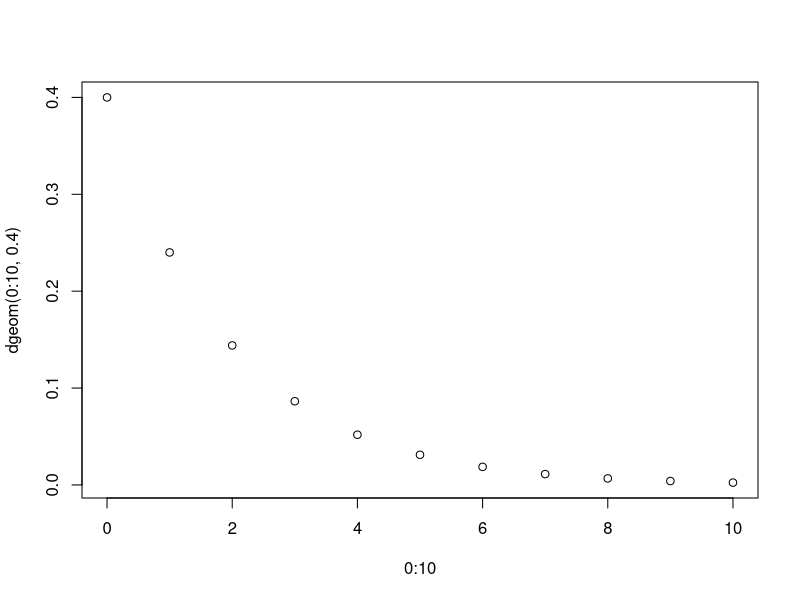
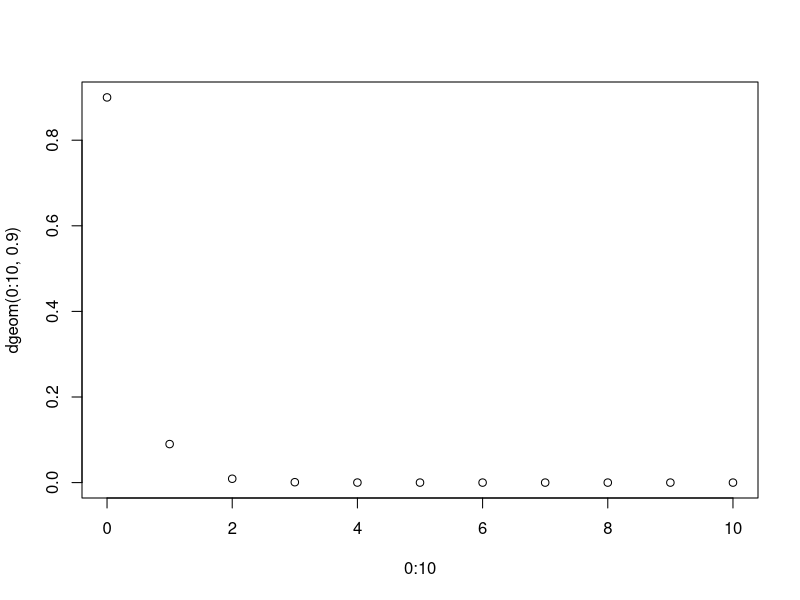
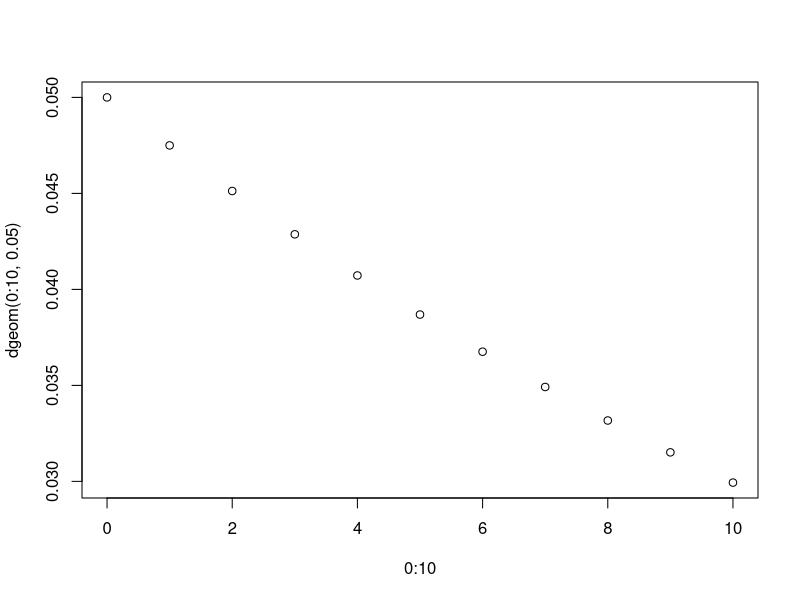
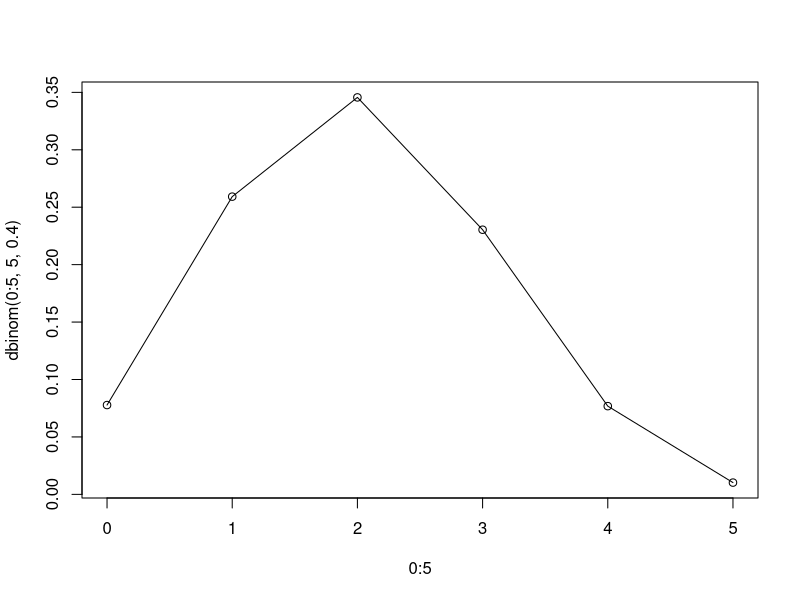
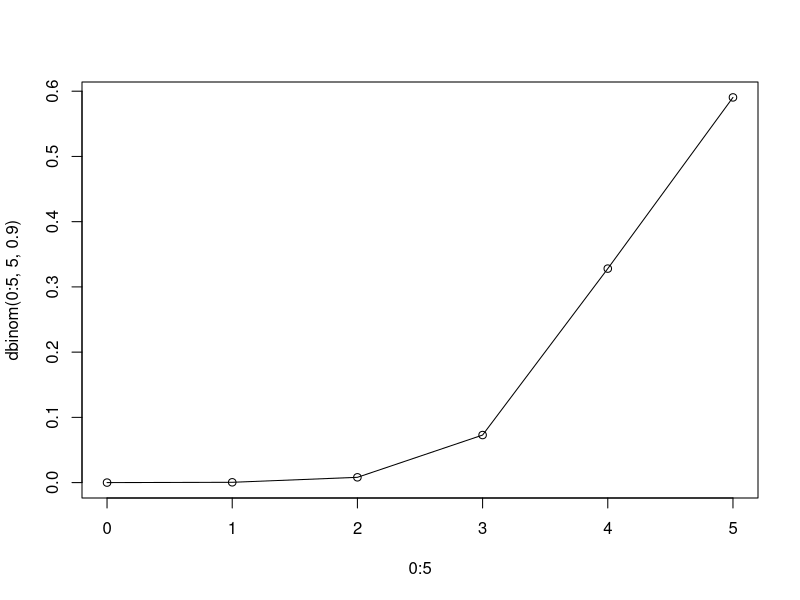
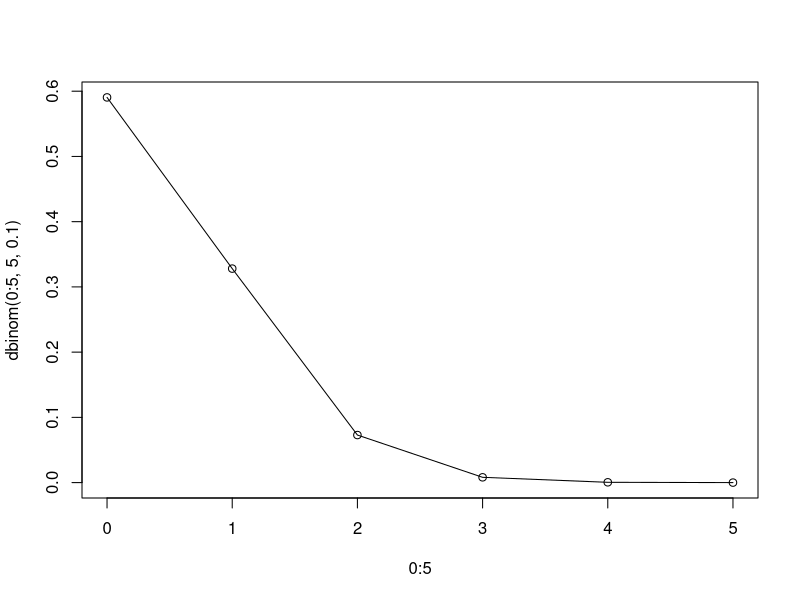
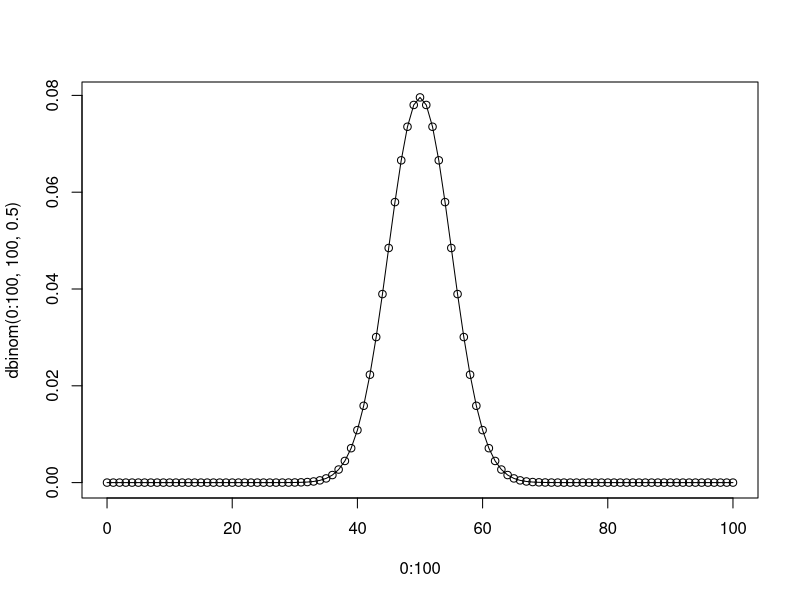
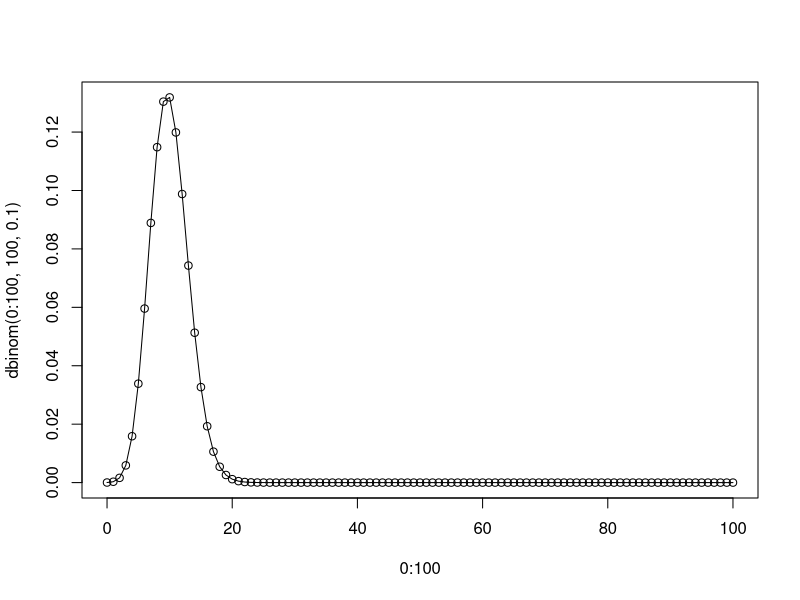

Here is the R script that generated these plots, in order:
#Repartitii de v.a.

#1.d+nume_repartitie=functie de masa(caz discret)/functia de densitate(caz continuu)
#pe prima pozitie avem valoarea sau vectorul de valori in care vrem sa evaluam functia
#pe urmatoarele pozitii avem parametrii repatitiei, in ordine
#dgeom(x,p)
dgeom(5,0.4)
#probabilitatea ca primul succes sa se realizeze la a 6-a incercare (am 5 esecuri) stiind ca
#probabilitatea de succes este 0.4
plot(0:10,dgeom(0:10,0.4))
plot(0:10,dgeom(0:10,0.9))
plot(0:10,dgeom(0:10,0.05))

#dbinom(x,n,p)
dbinom(3,5,0.4)
#probabilitatea ca din 5 incercari independente cu probabilitatea de succes 0.4 sa avem 3 succese
plot(0:5,dbinom(0:5,5,0.4),type="o")
plot(0:5,dbinom(0:5,5,0.9),type="o")
plot(0:5,dbinom(0:5,5,0.1),type="o")
plot(0:100,dbinom(0:100,100,0.5),type="o")
plot(0:100,dbinom(0:100,100,0.1),type="o")
plot(0:30,dbinom(0:30,30,0.3),type="o")
t <- seq(-3,7,0.001)
#X~Unif(a,b)
#f(x)=1/(b-a) pt x in intervalul (a,b) si 0 in rest

plot(t,dunif(t,0,3),col="red")
abline(v=0,col="red")
abline(v=3,col="red")
abline(h=0,col="red")
abline(v=1,col="blue")
abline(v=2,col="blue")
abline(v=3,col="blue")
abline(v=0.5,col="blue")
abline(v=1.5,col="blue")

#P(X=3)
#dexp(x,lambda)
dexp(3,1) #evaluez densitatea de probabilitate a unei v.a. repartizate exponential de parametru 1
#in punctul 3
#NU mai e o probabilitate
#f(x)=lambda*exp(-lambda*x), x>0 si 0 in rest
t <- seq(0.0001,8,0.001)
plot(t,dexp(t,1),col="blue",type="l")
abline(v=0)
lines(t,dexp(t,2),col="green",type="l")
lines(t,dexp(t,0.5),col="magenta",type="l")



#2. p+nume_repartitie=functia de repartitie
 #  pbinom(x,n,p) #are acelasi prototip al functiei ca dbinom
   #P(X<=x)
   pbinom(3,5,0.4)
   #pbinom(3,5,0.4)=dbinom(0,5,0.4)+dbinom(1,5,0.4)+dbinom(2,5,0.4)+dbinom(3,5,0.4)
   #Probabilitatea ca din 5 incercari independente cu probabilitatea de succes de 0.4
   #sa reusim de cel mult 3 ori
   t <- seq(-1,6,0.001)
   plot(t,pbinom(t,5,0.4),col="blue")
   plot(t,pexp(t,1),col="blue",type="l")
   lines(t,pexp(t,2),col="green",type="l")
   lines(t,pexp(t,0.5),col="magenta",type="l")
   
#3. r+nume_repartitie=genereaza valori din acel tip de repartitie
 #  rbinom(nr,n,p)   #nr numarul de valori pe care vrem sa le generam
   set.seed(15129)
   rbinom(3,5,0.4)
   #Reprezentari grafice de functii
   #Functia densitate de probabilitate a repartitiei normale
   t <- seq(-6,6,0.001)
   plot(t,dnorm(t,0,1))
   
   #ATENTIE: IN R parametrii normalei sunt media si abaterea medie standard
   y <- rnorm(100,0,1)
   
   poz <- y[y>0]
   prob_nr_poz <- length(poz)/10^2
   neg <- y[y<0]
   prob_nr_neg <- length(neg)/10^2
   
   y <- rnorm(10^6,0,1)
   
   poz <- y[y>0]
   prob_nr_poz <- length(poz)/10^6
   neg <- y[y<0]
   prob_nr_neg <- length(neg)/10^6
   
   
   
   
   
   y <- rnorm(1000000,0,1)
   
   length(y[(y>-3)&(y<3)])
  
   lines(t,dnorm(t,0,1))
   plot(t,dnorm(t,0,1),col="magenta",xlim=c(-8,8),ylim=c(0,0.8),type="l")
   lines(t,dnorm(t,0,4), col=2)
   lines(t,dnorm(t,0,0.5), col=3)
   lines(t,dnorm(t,0,2), col=5)
   lines(t,dnorm(t,0,0.5),col=1)
   
   
   plot(t,dnorm(t,0,1),col="magenta",xlim=c(-8,8),ylim=c(0,0.41),type="l")
   lines(t,dnorm(t,-2,1), col=2)
   lines(t,dnorm(t,2,1), col=3)
   lines(t,dnorm(t,3,1), col=5)
   lines(t,dnorm(t,5,1),col=1)
   abline(v=0)
   abline(v=-2,col=2)
   abline(v=3,col=3)
   
   
   
   
   
   
   
   
   
   z <- rnorm(1000,2,1)
   length(z[z< -2])
   
   plot(t,dnorm(t,0,1),col="magenta",ylim=c(0,1.8))
   for (i in c(0.25,0.5,0.3,0.9,1.3,2)) lines(t,dnorm(t,0,i), col=i*20)
   